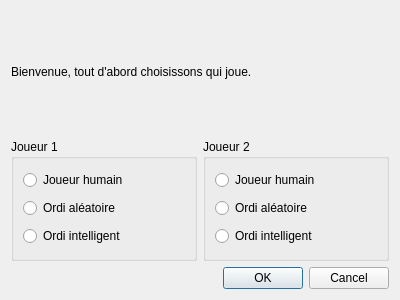
<?xml version="1.0" encoding="UTF-8"?>
<ui version="4.0">
 <class>JoueurSelect</class>
 <widget class="QDialog" name="JoueurSelect">
  <property name="geometry">
   <rect>
    <x>0</x>
    <y>0</y>
    <width>400</width>
    <height>300</height>
   </rect>
  </property>
  <property name="windowTitle">
   <string>Dialog</string>
  </property>
  <layout class="QVBoxLayout" name="verticalLayout">
   <item>
    <widget class="QLabel" name="label">
     <property name="text">
      <string>Bienvenue, tout d'abord choisissons qui joue.</string>
     </property>
    </widget>
   </item>
   <item>
    <layout class="QHBoxLayout" name="horizontalLayout">
     <item>
      <widget class="QGroupBox" name="groupBox">
       <property name="title">
        <string>Joueur 1</string>
       </property>
       <layout class="QVBoxLayout" name="verticalLayout_2">
        <item>
         <widget class="QRadioButton" name="joueurhumain_1">
          <property name="text">
           <string>Joueur humain</string>
          </property>
         </widget>
        </item>
        <item>
         <widget class="QRadioButton" name="ordialeatoire_1">
          <property name="text">
           <string>Ordi aléatoire</string>
          </property>
         </widget>
        </item>
        <item>
         <widget class="QRadioButton" name="ordiintelligent_1">
          <property name="text">
           <string>Ordi intelligent</string>
          </property>
         </widget>
        </item>
       </layout>
      </widget>
     </item>
     <item>
      <widget class="QGroupBox" name="groupBox_2">
       <property name="title">
        <string>Joueur 2</string>
       </property>
       <layout class="QVBoxLayout" name="verticalLayout_3">
        <item>
         <widget class="QRadioButton" name="joueurhumain_2">
          <property name="text">
           <string>Joueur humain</string>
          </property>
         </widget>
        </item>
        <item>
         <widget class="QRadioButton" name="ordialeatoire_2">
          <property name="text">
           <string>Ordi aléatoire</string>
          </property>
         </widget>
        </item>
        <item>
         <widget class="QRadioButton" name="ordiintelligent_2">
          <property name="text">
           <string>Ordi intelligent</string>
          </property>
         </widget>
        </item>
       </layout>
      </widget>
     </item>
    </layout>
   </item>
   <item>
    <widget class="QDialogButtonBox" name="buttonBox">
     <property name="orientation">
      <enum>Qt::Horizontal</enum>
     </property>
     <property name="standardButtons">
      <set>QDialogButtonBox::Cancel|QDialogButtonBox::Ok</set>
     </property>
    </widget>
   </item>
  </layout>
 </widget>
 <resources/>
 <connections>
  <connection>
   <sender>buttonBox</sender>
   <signal>accepted()</signal>
   <receiver>JoueurSelect</receiver>
   <slot>accept()</slot>
   <hints>
    <hint type="sourcelabel">
     <x>248</x>
     <y>254</y>
    </hint>
    <hint type="destinationlabel">
     <x>157</x>
     <y>274</y>
    </hint>
   </hints>
  </connection>
  <connection>
   <sender>buttonBox</sender>
   <signal>rejected()</signal>
   <receiver>JoueurSelect</receiver>
   <slot>reject()</slot>
   <hints>
    <hint type="sourcelabel">
     <x>316</x>
     <y>260</y>
    </hint>
    <hint type="destinationlabel">
     <x>286</x>
     <y>274</y>
    </hint>
   </hints>
  </connection>
 </connections>
</ui>
